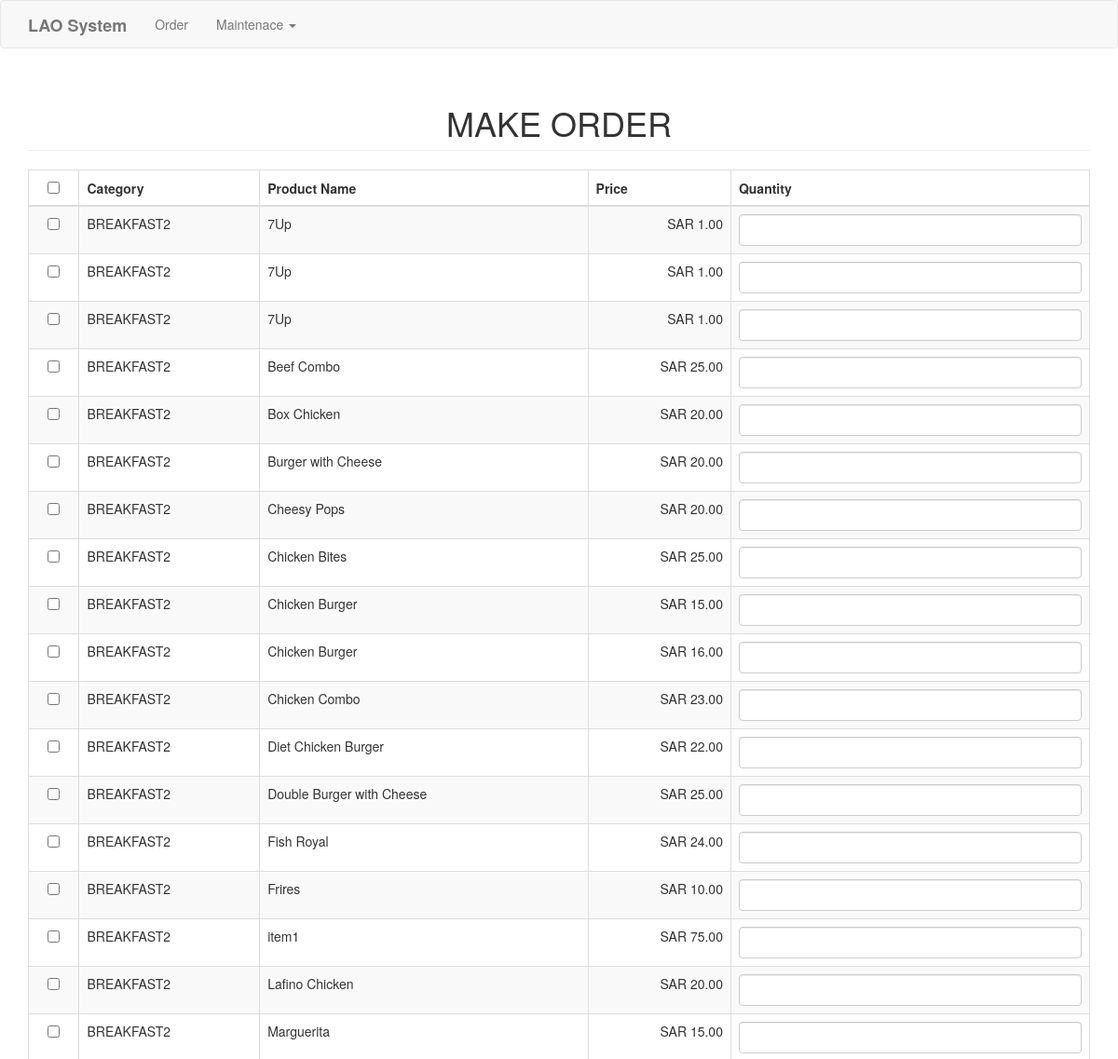
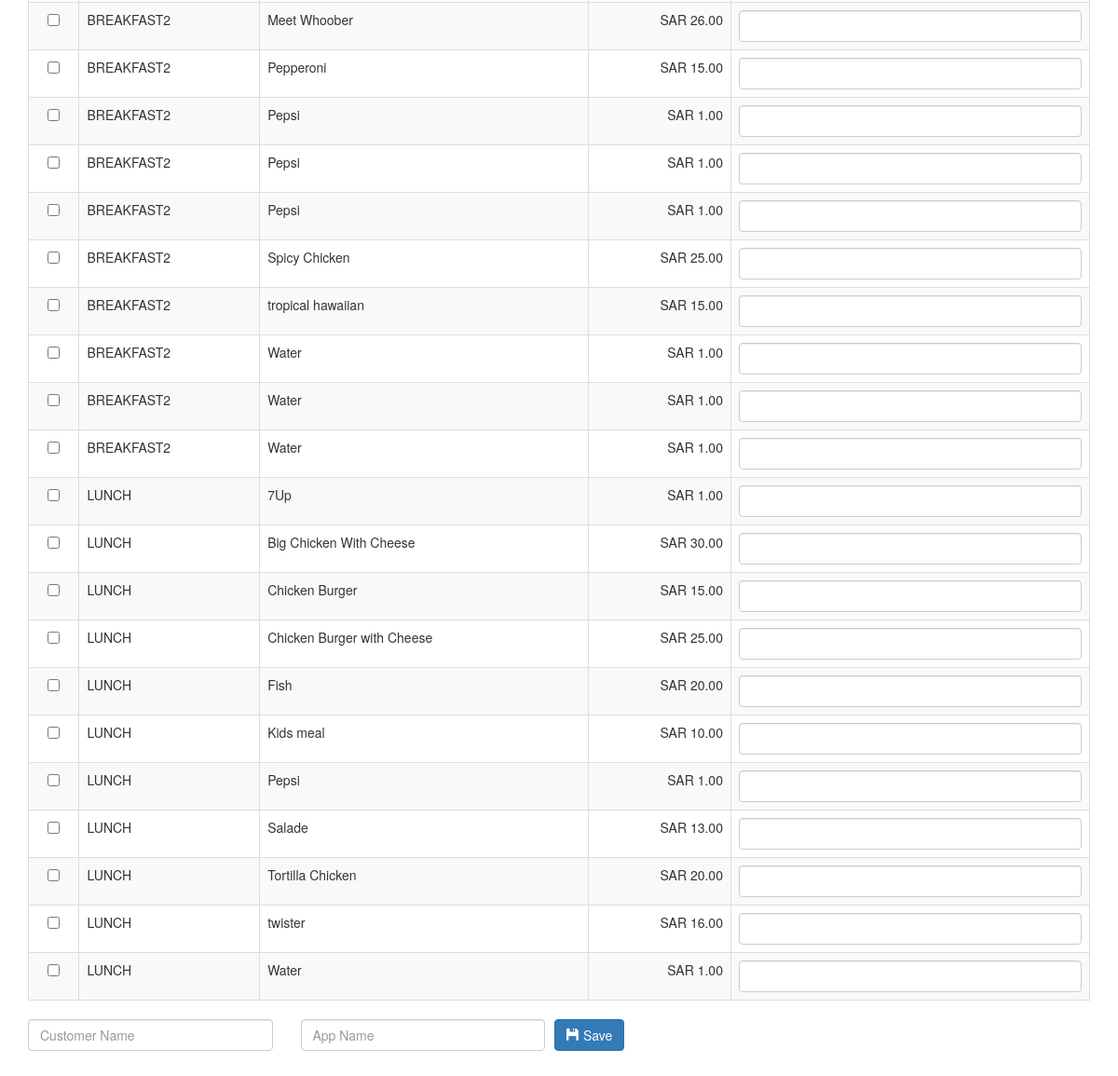
/ordersimple/order.php, run on the app's committed database (2 pictures, top to bottom).
### tables this page shows
CREATE TABLE `product` (
  `productid` int(11) NOT NULL,
  `categoryid` int(1) NOT NULL,
  `productname` varchar(30) NOT NULL,
  `price` double NOT NULL,
  `photo` varchar(150) NOT NULL,
  `rest_id` int(11) DEFAULT NULL
);

CREATE TABLE `category` (
  `categoryid` int(11) NOT NULL,
  `catname` varchar(30) NOT NULL
);

### ordersimple/order.php (the view, shortened to what this page needs)
<?php include('header.php'); ?>
<body>
<?php include('navbar.php'); ?>
<div class="container">
	<h1 class="page-header text-center">MAKE ORDER</h1>
	<form method="POST" action="purchase.php">
		<table class="table table-striped table-bordered">
			<thead>
				<th class="text-center"><input type="checkbox" id="checkAll"></th>
				<th>Category</th>
				<th>Product Name</th>
				<th>Price</th>
				<th>Quantity</th>
			</thead>
			<tbody>
				<?php
					$sql="select * from product left join category on category.categoryid=product.categoryid order by product.categoryid asc, productname asc";
					$query=$conn->query($sql);
					$iterate=0;
					while($row=$query->fetch_array()){
						?>
						<tr>
							<td class="text-center"><input type="checkbox" value="<?php echo $row['productid']; ?>||<?php echo $iterate; ?>" name="productid[]" style=""></td>
							<td><?php echo $row['catname']; ?></td>
							<td><?php echo $row['productname']; ?></td>
							<td class="text-right">SAR <?php echo number_format($row['price'], 2); ?></td>
							<td><input type="text" class="form-control" name="quantity_<?php echo $iterate; ?>"></td>
						</tr>
						<?php
						$iterate++;
					}
				?>
			</tbody>
		</table>
		<div class="row">
			<div class="col-md-3">
				<input type="text" name="customer" class="form-control" placeholder="Customer Name" required>
			</div>
			<div class="col-md-3">
				<input type="text" name="AppName" class="form-control" placeholder="App Name" required>
			</div>
			<div class="col-md-2" style="margin-left:-20px;">
				<button type="submit" class="btn btn-primary"><span class="glyphicon glyphicon-floppy-disk"></span> Save</button>
			</div>
		</div>
	</form>
	<br/>
	<br/>
	<br/>
</div>
</body>
</html>

### data on the page
product: categoryid.catname "BREAKFAST2", productname "7Up", price "1.00"
product: categoryid.catname "BREAKFAST2", productname "7Up", price "1.00"
product: categoryid.catname "BREAKFAST2", productname "7Up", price "1.00"
product: categoryid.catname "BREAKFAST2", productname "Beef Combo", price "25.00"
product: categoryid.catname "BREAKFAST2", productname "Box Chicken", price "20.00"
product: categoryid.catname "BREAKFAST2", productname "Burger with Cheese", price "20.00"
product: categoryid.catname "BREAKFAST2", productname "Cheesy Pops", price "20.00"
product: categoryid.catname "BREAKFAST2", productname "Chicken Bites", price "25.00"
product: categoryid.catname "BREAKFAST2", productname "Chicken Burger", price "15.00"
product: categoryid.catname "BREAKFAST2", productname "Chicken Burger", price "16.00"
product: categoryid.catname "BREAKFAST2", productname "Chicken Combo", price "23.00"
product: categoryid.catname "BREAKFAST2", productname "Diet Chicken Burger", price "22.00"
product: categoryid.catname "BREAKFAST2", productname "Double Burger with Cheese", price "25.00"
product: categoryid.catname "BREAKFAST2", productname "Fish Royal", price "24.00"
product: categoryid.catname "BREAKFAST2", productname "Frires", price "10.00"
product: categoryid.catname "BREAKFAST2", productname "item1", price "75.00"
product: categoryid.catname "BREAKFAST2", productname "Lafino Chicken", price "20.00"
product: categoryid.catname "BREAKFAST2", productname "Marguerita", price "15.00"
product: categoryid.catname "BREAKFAST2", productname "Meet Whoober", price "26.00"
product: categoryid.catname "BREAKFAST2", productname "Pepperoni", price "15.00"
product: categoryid.catname "BREAKFAST2", productname "Pepsi", price "1.00"
product: categoryid.catname "BREAKFAST2", productname "Pepsi", price "1.00"
product: categoryid.catname "BREAKFAST2", productname "Pepsi", price "1.00"
product: categoryid.catname "BREAKFAST2", productname "Spicy Chicken", price "25.00"
product: categoryid.catname "BREAKFAST2", productname "tropical hawaiian", price "15.00"
product: categoryid.catname "BREAKFAST2", productname "Water", price "1.00"
product: categoryid.catname "BREAKFAST2", productname "Water", price "1.00"
product: categoryid.catname "BREAKFAST2", productname "Water", price "1.00"
product: categoryid.catname "LUNCH", productname "7Up", price "1.00"
product: categoryid.catname "LUNCH", productname "Big Chicken With Cheese", price "30.00"
product: categoryid.catname "LUNCH", productname "Chicken Burger", price "15.00"
product: categoryid.catname "LUNCH", productname "Chicken Burger with Cheese", price "25.00"
product: categoryid.catname "LUNCH", productname "Fish", price "20.00"
product: categoryid.catname "LUNCH", productname "Kids meal", price "10.00"
product: categoryid.catname "LUNCH", productname "Pepsi", price "1.00"
product: categoryid.catname "LUNCH", productname "Salade", price "13.00"
product: categoryid.catname "LUNCH", productname "Tortilla Chicken", price "20.00"
product: categoryid.catname "LUNCH", productname "twister", price "16.00"
product: categoryid.catname "LUNCH", productname "Water", price "1.00"
